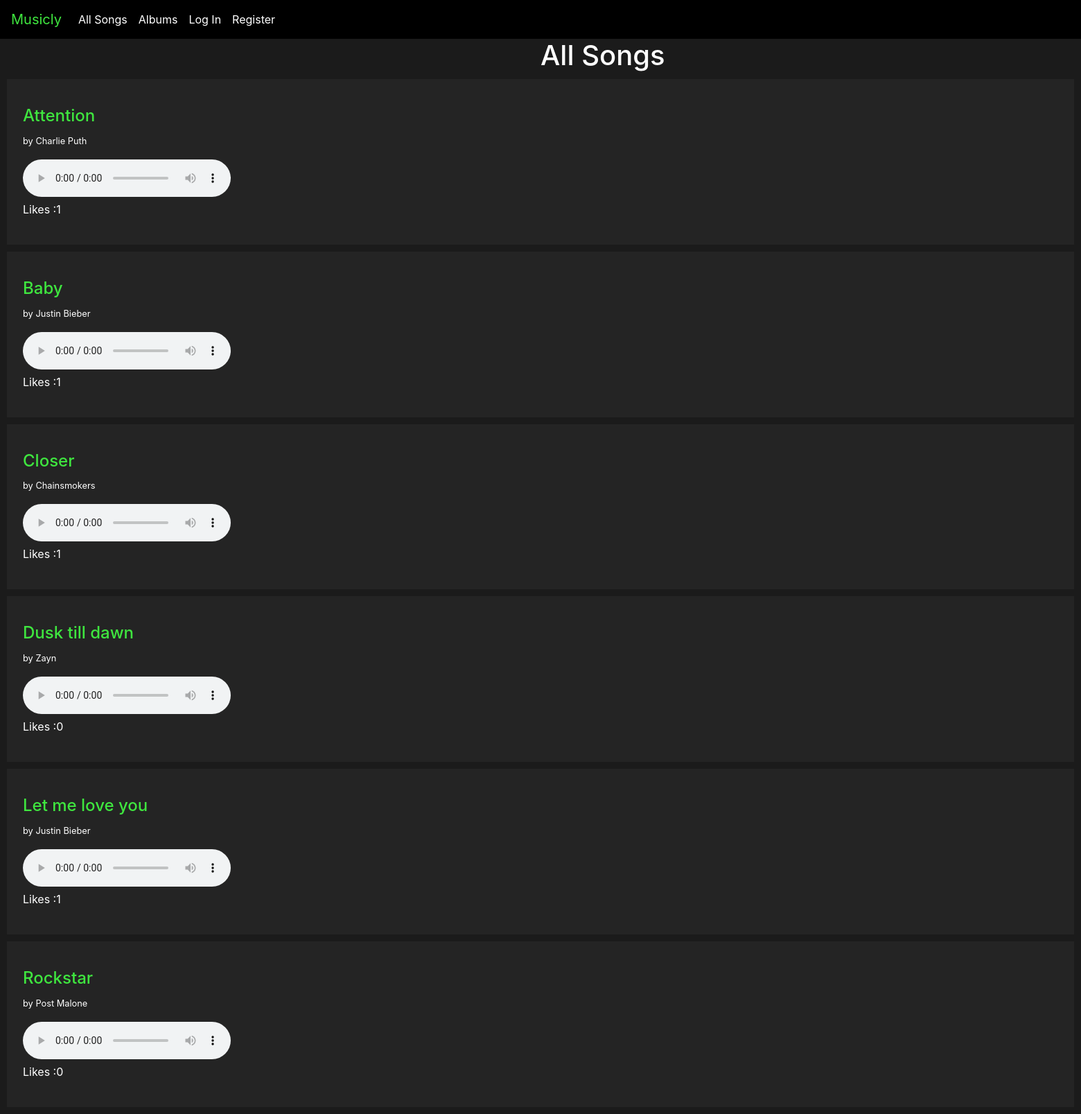
The page / on the database its author committed.
### music/models.py (models this page shows)
class Songs(models.Model):
    Title = models.CharField(max_length=45)
    Singer = models.CharField(max_length=105)
    Audio = models.FileField(upload_to='documents/')
    Poster = models.ForeignKey('User', on_delete=PROTECT, default=None )
    Albums = models.CharField( choices=Albumss, max_length=24, default="Other")
    liked_by = models.ManyToManyField('User', default=None, blank=True, related_name='song_likers')
    class Meta:
        db_table='Songs'

### music/views.py (the view)
# urls.py: path("", views.index, name="index"),
def index(request):
    all_songs = Songs.objects.all().order_by("Title")
    return render(request, "music/index.html",{
        'songs':all_songs
    })

### music/templates/music/index.html (shortened to what this page needs)
{% extends "music/layout.html" %}
{% load static %}
{% block body%}
<h1 class="heading">All Songs</h1>
{% for song in songs%}
<div class="songs">
    <a href="{% url 'song' song.id %}">
    <p><h4 class="title">{{song.Title}}</h4> <small>by {{song.Singer}}</small></p>
    </a>
    <audio controls>
        <source src="{{ song.Audio.url }}" type="audio/mpeg">
    </audio>
    <p id="like-count -{{song.id}}" style="color: white;">Likes :{{song.liked_by.count}}</p>
</div>
{% endfor %}
{% endblock%}

### music/templates/music/layout.html (shortened to what this page needs)
{% load static %}
<!DOCTYPE html>
<html lang="en">
    <head>
        <link rel="stylesheet" href="https://stackpath.bootstrapcdn.com/bootstrap/4.4.1/css/bootstrap.min.css">
        <link href="{% static 'music/styles.css' %}" rel="stylesheet">
        <link rel="stylesheet" href="https://cdn.jsdelivr.net/npm/bootstrap-icons@1.3.0/font/bootstrap-icons.css">
    </head>
    <body>
        <nav class="navbar navbar-expand-lg" style="background-color: #000;">
            <a class="navbar-brand" href="#" style="color: rgb(63, 230, 63);">Musicly</a>
            <div>
              <ul class="navbar-nav mr-auto">
                <li class="nav-item">
                  <a class="nav-link" href="{% url 'index' %}">All Songs</a>
                </li>
                <li class="nav-item">
                    <a class="nav-link" href="{% url 'Albums' %}">Albums</a>
                </li>
                {% if user.is_authenticated %}
                     <li class="nav-item">
                        <a class="nav-link" href="{% url 'liked' %}">Liked Songs</a>
                     </li>
                    <li class="nav-item">
                        <a class="nav-link" href="{% url 'create' %}">Upload</a>
                    </li>
                    <li class="nav-item">
                        <a class="nav-link" href="{% url 'logout' %}" style="margin-left: 1270px;">Log Out</a>
                    </li>
                {% else %}
                    <li class="nav-item">
                        <a class="nav-link" href="{% url 'login' %}">Log In</a>
                    </li>
                    <li class="nav-item">
                        <a class="nav-link" href="{% url 'register' %}">Register</a>
                    </li>
                {% endif %}
              </ul>
            </div>
          </nav>
        <div class="body">
            {% block body %}
            {% endblock %}
        </div>
    </body>
</html>

### music/static/music/styles.css (style rules this page uses)
.songs { border: solid; border-color: transparent; padding: 20px; margin: 10px; background-color: #242424; }
body { background-color: #1b1b1b; }
.heading { position: relative; animation-name: move; animation-duration: 2s; animation-fill-mode: forwards; color: white; }
h2, small, .nav-link, label { color: white; }
.title { color: rgb(63, 230, 63); }

### rows shown on the page
Songs: Title "Attention", Singer "Charlie Puth", liked_by.count "1"
Songs: Title "Baby", Singer "Justin Bieber", liked_by.count "1"
Songs: Title "Closer", Singer "Chainsmokers", liked_by.count "1"
Songs: Title "Dusk till dawn", Singer "Zayn", liked_by.count "0"
Songs: Title "Let me love you", Singer "Justin Bieber", liked_by.count "1"
Songs: Title "Rockstar", Singer "Post Malone", liked_by.count "0"
